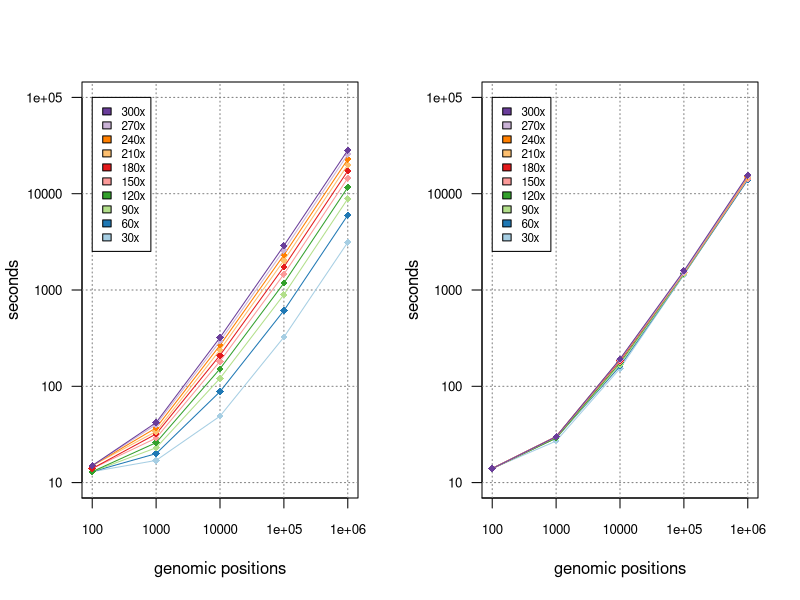

Write R code to recreate this figure.
#bam data
a = read.table("summary.bam.tsv",header=T,sep="\t",stringsAsFactors=F)
a$log=log10(a$num_sites)
a$depth = gsub("x","",a$depth)
afold=sort(as.numeric(unique(a$depth)))
#cram data
b = read.table("summary.cram.tsv",header=T,sep="\t",stringsAsFactors=F)
b$log=log10(b$num_sites)
b$depth = gsub("x","",b$depth)
bfold=sort(as.numeric(unique(b$depth)))

doplot <- function(a,fold){
    col=c('#a6cee3','#1f78b4','#b2df8a','#33a02c','#fb9a99','#e31a1c','#fdbf6f','#ff7f00','#cab2d6','#6a3d9a')
    plot(-100,-100,ylim=c(1,5),xlim=c(2,6),xaxt="n",yaxt="n",xlab="genomic positions",ylab="seconds");
    axis(1,at=seq(1,6),labels=c(10,100,1000,10000,100000,1000000),cex.axis=0.8);
    axis(2,at=seq(1,5),labels=c(10,100,1000,10000,100000),las=2,cex.axis=0.8);
    grid(col="grey50");

    legend(2,5,fill=rev(col),legend=paste(rev(fold),"x",sep=""),cex=0.7,bg="white")

    doplotlog <- function(i,a,col){points(a[a$depth==i,]$log,log10(a[a$depth==i,]$timing_seconds),type="o",pch=18,col=col)}

    count=1;for(i in fold){doplotlog(i,a,col[count]);count=count+1}
}

pdf("figure.pdf",height=4,width=10)
par(mfrow=c(1,2));
doplot(a,afold)
doplot(b,bfold)
dev.off()
